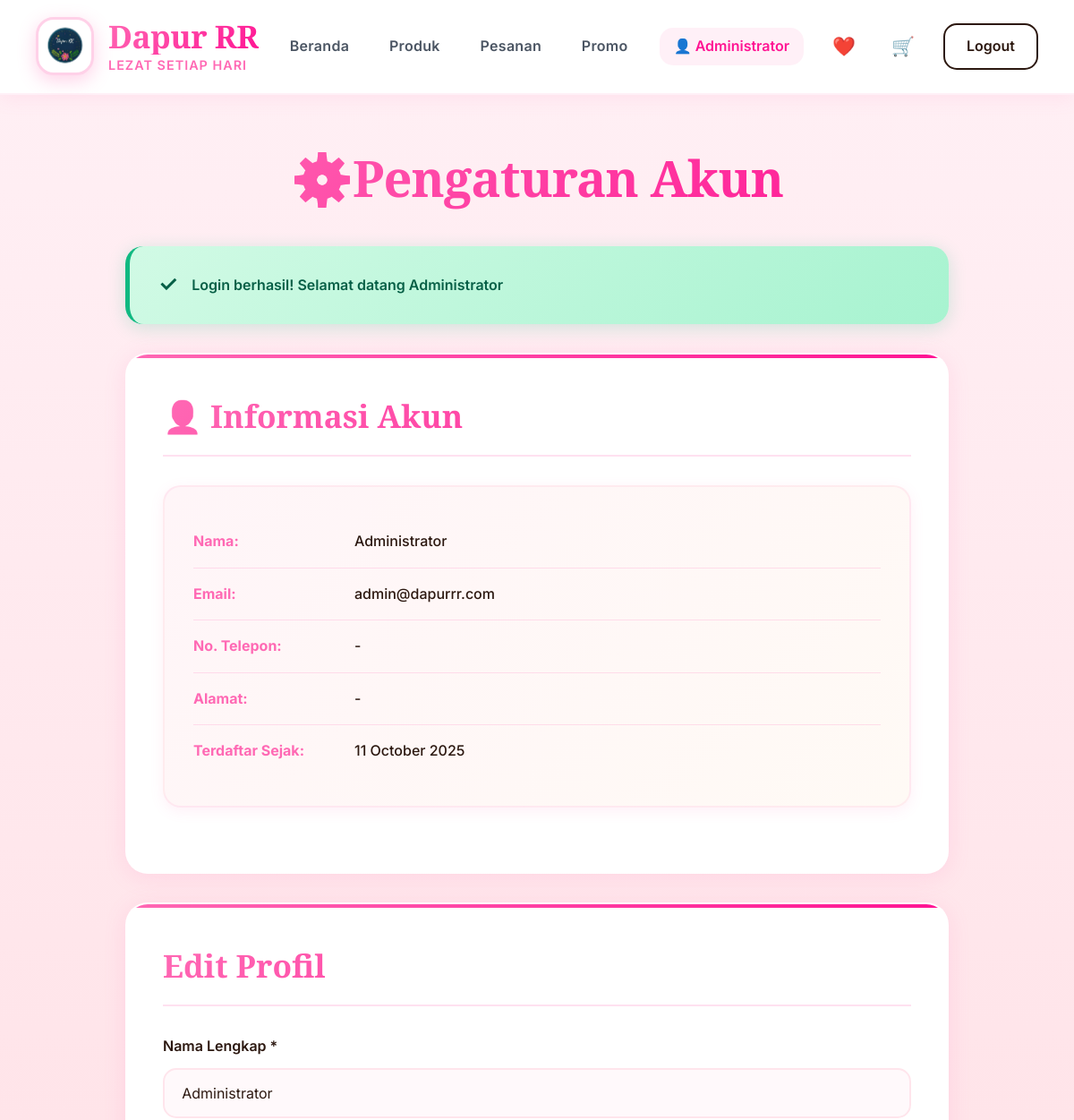
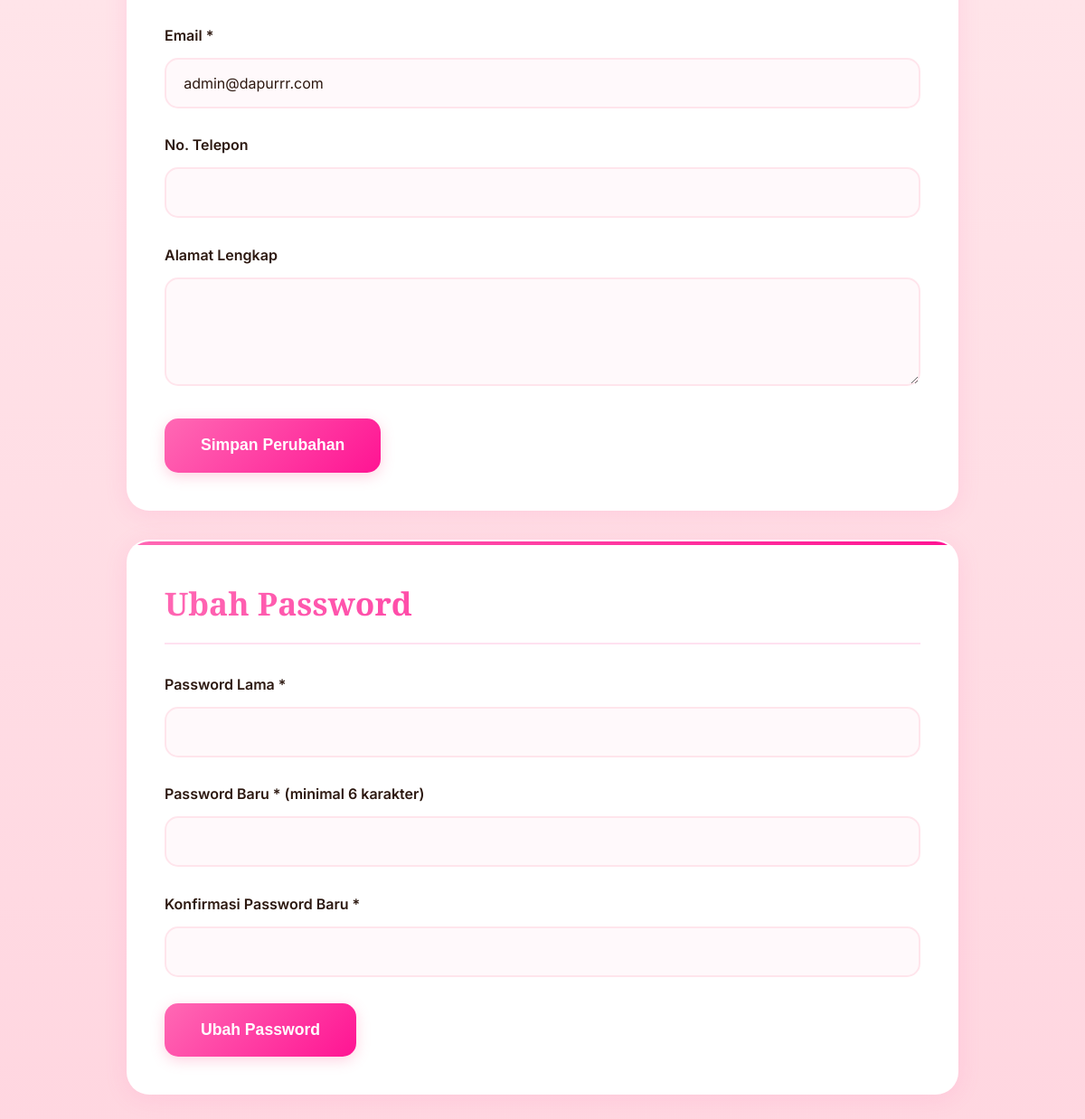
/akun.php (signed in), run on the app's committed database (2 pictures, top to bottom).
### tables this page shows
CREATE TABLE `pengaturan` (
  `id` int(11) NOT NULL,
  `nama_toko` varchar(100) DEFAULT 'Dapur RR',
  `tagline` varchar(255) DEFAULT NULL,
  `deskripsi` text DEFAULT NULL,
  `alamat` text DEFAULT NULL,
  `no_telepon` varchar(20) DEFAULT NULL,
  `email` varchar(100) DEFAULT NULL,
  `whatsapp` varchar(20) DEFAULT NULL,
  `logo` varchar(255) DEFAULT NULL,
  `favicon` varchar(255) DEFAULT NULL,
  `maps_embed` text DEFAULT NULL,
  `instagram` varchar(100) DEFAULT NULL,
  `facebook` varchar(100) DEFAULT NULL,
  `twitter` varchar(100) DEFAULT NULL,
  `jam_buka` varchar(100) DEFAULT NULL
);

CREATE TABLE `users` (
  `id` int(11) NOT NULL,
  `nama` varchar(100) NOT NULL,
  `email` varchar(100) NOT NULL,
  `password` varchar(255) NOT NULL,
  `no_telepon` varchar(20) DEFAULT NULL,
  `alamat` text DEFAULT NULL,
  `role` enum('admin','user') DEFAULT 'user',
  `is_active` tinyint(1) DEFAULT 1,
  `created_at` timestamp NOT NULL DEFAULT current_timestamp()
);

### config/database.php (called while the page is built, shortened)
<?php
function getFlashMessage() {
    if (isset($_SESSION['flash_message'])) {
        $message = [
            'type' => $_SESSION['flash_type'],
            'message' => $_SESSION['flash_message']
        ];
        return $message;
    }
    return null;
}
?>

### akun.php (the view, shortened to what this page needs)
<?php
require_once 'config/database.php';
$conn = getConnection();
$userId = $_SESSION['user_id'];
$pengaturan = $conn->query("SELECT * FROM pengaturan LIMIT 1")->fetch_assoc();
$stmt = $conn->prepare("SELECT * FROM users WHERE id = ?");
$stmt->bind_param("i", $userId);
$stmt->execute();
$user = $stmt->get_result()->fetch_assoc();
$flash = getFlashMessage();
?>
<!DOCTYPE html>
<html lang="id">
<head>
</head>
<body>
    <header>
        <div class="header-top">
            <div class="logo">
                <?php
                $logo_paths = [
                    'uploads/logo/logo-dapurr.png',
                    'uploads/logo/logo.png',
                    'images/logo.png',
                    'assets/logo.png',
                    'logo.png'
                ];
                foreach($logo_paths as $path) {
                    if(file_exists($path)) {
                        echo '<img src="' . $path . '" alt="Logo" class="logo-image">';
                        break;
                    }
                }
                ?>
                <div class="logo-text">
                    <h1><?php echo htmlspecialchars($pengaturan['nama_toko']); ?></h1>
                    <p><?php echo htmlspecialchars($pengaturan['tagline']); ?></p>
                </div>
            </div>
            <nav>
                <ul>
                    <li><a href="home.php">Beranda</a></li>
                    <li><a href="produk.php">Produk</a></li>
                    <li><a href="riwayat-pesanan.php">Pesanan</a></li>
                    <li><a href="promo.php">Promo</a></li>
                </ul>
            </nav>
            <div class="auth-buttons">
                <div class="user-menu">
                    <a href="akun.php" class="user-name active">
                        👤 <?php echo htmlspecialchars($_SESSION['nama']); ?>
                    </a>
                    <a href="wishlist.php" class="wishlist-icon">
                        ❤️
                    </a>
                    <a href="keranjang.php" class="cart-icon">
                        🛒
                    </a>
                    <a href="logout.php" class="btn btn-logout">Logout</a>
                </div>
            </div>
        </div>
    </header>
    <div class="container">
        <h1 class="page-title">⚙️Pengaturan Akun</h1>
        <?php if ($flash): ?>
        <div class="alert alert-<?php echo $flash['type']; ?>">
            <span style="font-size: 1.5rem;"><?php echo $flash['type'] === 'success' ? '✓' : '⚠'; ?></span>
            <?php echo htmlspecialchars($flash['message']); ?>
        </div>
        <?php endif; ?>
        <div class="account-section">
            <h2 class="section-title">👤 Informasi Akun</h2>
            <div class="user-info-display">
                <div class="info-item">
                    <span class="info-label">Nama:</span>
                    <span class="info-value"><?php echo htmlspecialchars($user['nama']); ?></span>
                </div>
                <div class="info-item">
                    <span class="info-label">Email:</span>
                    <span class="info-value"><?php echo htmlspecialchars($user['email']); ?></span>
                </div>
                <div class="info-item">
                    <span class="info-label">No. Telepon:</span>
                    <span class="info-value"><?php echo htmlspecialchars($user['no_telepon'] ?? '-'); ?></span>
                </div>
                <div class="info-item">
                    <span class="info-label">Alamat:</span>
                    <span class="info-value"><?php echo htmlspecialchars($user['alamat'] ?? '-'); ?></span>
                </div>
                <div class="info-item">
                    <span class="info-label">Terdaftar Sejak:</span>
                    <span class="info-value"><?php echo date('d F Y', strtotime($user['created_at'])); ?></span>
                </div>
            </div>
        </div>
        <div class="account-section">
            <h2 class="section-title">Edit Profil</h2>
            <form method="POST">
                <div class="form-group">
                    <label for="nama">Nama Lengkap *</label>
                    <input type="text" id="nama" name="nama" value="<?php echo htmlspecialchars($user['nama']); ?>" required>
                </div>
                <div class="form-group">
                    <label for="email">Email *</label>
                    <input type="email" id="email" name="email" value="<?php echo htmlspecialchars($user['email']); ?>" required>
                </div>
                <div class="form-group">
                    <label for="no_telepon">No. Telepon</label>
                    <input type="text" id="no_telepon" name="no_telepon" value="<?php echo htmlspecialchars($user['no_telepon'] ?? ''); ?>">
                </div>
                <div class="form-group">
                    <label for="alamat">Alamat Lengkap</label>
                    <textarea id="alamat" name="alamat"><?php echo htmlspecialchars($user['alamat'] ?? ''); ?></textarea>
                </div>
                <button type="submit" name="update_profile" class="btn-submit">Simpan Perubahan</button>
            </form>
        </div>
        <div class="account-section">
            <h2 class="section-title">Ubah Password</h2>
            <form method="POST">
                <div class="form-group">
                    <label for="password_lama">Password Lama *</label>
                    <input type="password" id="password_lama" name="password_lama" required>
                </div>
                <div class="form-group">
                    <label for="password_baru">Password Baru * (minimal 6 karakter)</label>
                    <input type="password" id="password_baru" name="password_baru" required>
                </div>
                <div class="form-group">
                    <label for="konfirmasi_password">Konfirmasi Password Baru *</label>
                    <input type="password" id="konfirmasi_password" name="konfirmasi_password" required>
                </div>
                <button type="submit" name="update_password" class="btn-submit">Ubah Password</button>
            </form>
        </div>
    </div>
</body>
</html>

### data on the page
pengaturan: nama_toko "Dapur RR", tagline "LEZAT SETIAP HARI"
users: nama "Administrator", email "admin@dapurrr.com", no_telepon "-", alamat "-", created_at "11 October 2025"

### other printed values
$_SESSION['nama'] "Administrator"
$flash['message'] "Login berhasil! Selamat datang Administrator"
